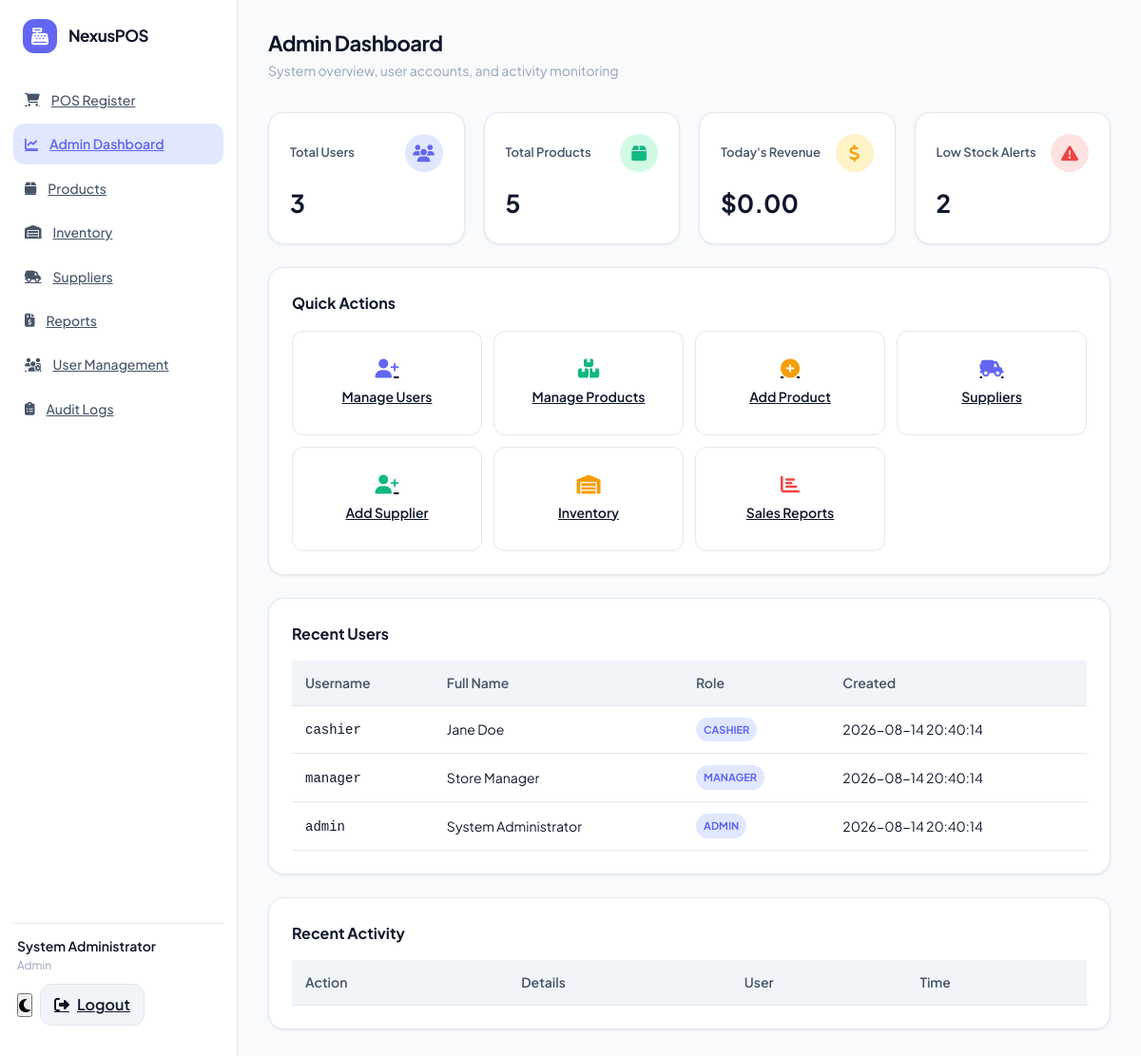
Page /admin_dashboard.php (signed in) on the committed database.
### tables this page shows
CREATE TABLE IF NOT EXISTS `users` (
  `id` INT AUTO_INCREMENT PRIMARY KEY,
  `username` VARCHAR(50) NOT NULL UNIQUE,
  `password` VARCHAR(255) NOT NULL,
  `role` ENUM('Admin', 'Manager', 'Cashier') NOT NULL,
  `full_name` VARCHAR(100) NOT NULL,
  `email` VARCHAR(100) NOT NULL UNIQUE,
  `created_at` TIMESTAMP DEFAULT CURRENT_TIMESTAMP
);

### config/db.php (called while the page is built, shortened)
<?php
function format_currency($amount) {
    return '$' . number_format((float)$amount, 2);
}
?>

### admin_dashboard.php (the view, shortened to what this page needs)
<?php
require_once __DIR__ . '/includes/header.php';
try {
    $totalUsers    = (int)$pdo->query("SELECT COUNT(*) FROM users")->fetchColumn();
    $totalProducts = (int)$pdo->query("SELECT COUNT(*) FROM products")->fetchColumn();
    $todaySales    = (float)$pdo->query("SELECT COALESCE(SUM(total_amount),0) FROM sales WHERE DATE(created_at) = CURDATE()")->fetchColumn();
    $lowStockCount = (int)$pdo->query("SELECT COUNT(*) FROM products WHERE stock_qty <= min_stock_qty")->fetchColumn();
    $recentUsers = $pdo->query("SELECT id, username, full_name, role, created_at FROM users ORDER BY id DESC LIMIT 5")->fetchAll();
} catch (PDOException $e) {
    die("Admin dashboard error: " . $e->getMessage());
}
?>
<div class="page-header">
    <div class="page-title">
        <h2>Admin Dashboard</h2>
        <p>System overview, user accounts, and activity monitoring</p>
    </div>
</div>
<div class="stats-grid">
    <div class="stat-card">
        <div class="stat-header">
            <span class="stat-title">Total Users</span>
            <div class="stat-icon primary"><i class="fa-solid fa-users"></i></div>
        </div>
        <span class="stat-value"><?= $totalUsers ?></span>
    </div>
    <div class="stat-card">
        <div class="stat-header">
            <span class="stat-title">Total Products</span>
            <div class="stat-icon success"><i class="fa-solid fa-box"></i></div>
        </div>
        <span class="stat-value"><?= $totalProducts ?></span>
    </div>
    <div class="stat-card">
        <div class="stat-header">
            <span class="stat-title">Today's Revenue</span>
            <div class="stat-icon warning"><i class="fa-solid fa-dollar-sign"></i></div>
        </div>
        <span class="stat-value"><?= format_currency($todaySales) ?></span>
    </div>
    <div class="stat-card">
        <div class="stat-header">
            <span class="stat-title">Low Stock Alerts</span>
            <div class="stat-icon danger"><i class="fa-solid fa-triangle-exclamation"></i></div>
        </div>
        <span class="stat-value"><?= $lowStockCount ?></span>
    </div>
</div>
<div class="data-card">
    <h3 style="margin-bottom: 16px; font-weight: 700; font-size: 16px;">Quick Actions</h3>
    <div class="quick-actions-grid">
        <a href="users.php" class="quick-action-btn">
            <i class="fa-solid fa-user-plus"></i>
            Manage Users
        </a>
        <a href="products.php" class="quick-action-btn">
            <i class="fa-solid fa-boxes-stacked"></i>
            Manage Products
        </a>
        <a href="products.php?add=1" class="quick-action-btn">
            <i class="fa-solid fa-plus-circle"></i>
            Add Product
        </a>
        <a href="suppliers.php" class="quick-action-btn">
            <i class="fa-solid fa-truck-field"></i>
            Suppliers
        </a>
        <a href="suppliers.php?action=add" class="quick-action-btn">
            <i class="fa-solid fa-user-plus"></i>
            Add Supplier
        </a>
        <a href="inventory.php" class="quick-action-btn">
            <i class="fa-solid fa-warehouse"></i>
            Inventory
        </a>
        <a href="reports.php" class="quick-action-btn">
            <i class="fa-solid fa-chart-bar"></i>
            Sales Reports
        </a>
    </div>
</div>
<div class="data-card">
    <h3 style="margin-bottom: 16px; font-weight: 700; font-size: 16px;">Recent Users</h3>
    <div class="table-responsive">
        <table class="modern-table">
            <thead>
                <tr>
                    <th>Username</th>
                    <th>Full Name</th>
                    <th>Role</th>
                    <th>Created</th>
                </tr>
            </thead>
            <tbody>
                <?php foreach ($recentUsers as $u): ?>
                    <tr>
                        <td><code><?= htmlspecialchars($u['username']) ?></code></td>
                        <td><?= htmlspecialchars($u['full_name']) ?></td>
                        <td><span class="badge badge-primary"><?= htmlspecialchars($u['role']) ?></span></td>
                        <td><?= $u['created_at'] ?></td>
                    </tr>
                <?php endforeach; ?>
            </tbody>
        </table>
    </div>
</div>
<div class="data-card">
    <h3 style="margin-bottom: 16px; font-weight: 700; font-size: 16px;">Recent Activity</h3>
    <div class="table-responsive">
        <table class="modern-table">
            <thead>
                <tr>
                    <th>Action</th>
                    <th>Details</th>
                    <th>User</th>
                    <th>Time</th>
                </tr>
            </thead>
        </table>
    </div>
</div>
<?php require_once __DIR__ . '/includes/footer.php'; ?>

### assets/css/style.css (style rules this page uses)
:root { --bg-primary: #f8fafc; --bg-secondary: #ffffff; --bg-accent: #f1f5f9; --text-primary: #0f172a; --text-secondary: #475569; --text-muted: #94a3b8; --primary: #6366f1; --primary-hover: #4f46e5; --primary-light: #e0e7ff; --success: #10b981; --success-light: #d1fae5; --warning: #f59e0b; --warning-light: #fef3c7; --danger: #ef4444; --danger-light: #fee2e2; --border-color: #e2e8f0; --sidebar-width: 250px; --radius-sm: 8px; --radius-md: 12px; --radius-lg: 16px; --shadow-sm: 0 1px 3px 0 rgb(0 0 0 / 0.06), 0 1px 2px -1px rgb(0 0 0 / 0.06); --shadow-md: 0 4px 6px -1px rgb(0 0 0 / 0.08), 0 2px 4px -2px rgb(0 0 0 / 0.06); --shadow-lg: 0 10px 15px -3px rgb(0 0 0 / 0.08), 0 4px 6px -4px rgb(0 0 0 / 0.04); --transition: all 0.2s cubic-bezier(0.4, 0, 0.2, 1); }
*, *::before, *::after { margin: 0; padding: 0; box-sizing: border-box; }
html { height: 100%; overflow: hidden; }
body { height: 100%; font-family: 'Plus Jakarta Sans', sans-serif; background-color: var(--bg-primary); color: var(--text-primary); line-height: 1.6; overflow: hidden; transition: background-color 0.3s ease, color 0.3s ease; }
.page-header { display: flex; justify-content: space-between; align-items: center; flex-wrap: wrap; gap: 12px; margin-bottom: 8px; }
.page-title h2 { font-size: 22px; font-weight: 700; letter-spacing: -0.5px; }
.page-title p { color: var(--text-muted); font-size: 14px; }
.stats-grid { display: grid; grid-template-columns: repeat(auto-fit, minmax(200px, 1fr)); gap: 20px; }
.stat-card { background-color: var(--bg-secondary); border: 1px solid var(--border-color); border-radius: var(--radius-lg); padding: 22px; box-shadow: var(--shadow-sm); display: flex; flex-direction: column; gap: 12px; transition: var(--transition); }
.stat-header { display: flex; justify-content: space-between; align-items: center; }
.stat-title { font-size: 13px; font-weight: 600; color: var(--text-secondary); }
.stat-icon { width: 40px; height: 40px; border-radius: 50%; display: flex; align-items: center; justify-content: center; font-size: 18px; }
.stat-icon.primary { background-color: var(--primary-light); color: var(--primary); }
.stat-icon.success { background-color: var(--success-light); color: var(--success); }
.stat-icon.warning { background-color: var(--warning-light); color: var(--warning); }
.stat-icon.danger { background-color: var(--danger-light); color: var(--danger); }
.stat-value { font-size: 26px; font-weight: 700; }
.data-card { background-color: var(--bg-secondary); border: 1px solid var(--border-color); border-radius: var(--radius-lg); padding: 24px; box-shadow: var(--shadow-sm); overflow: visible; }
.table-responsive { overflow-x: auto; -webkit-overflow-scrolling: touch; }
.modern-table { width: 100%; border-collapse: collapse; text-align: left; font-size: 14px; }
.modern-table th { padding: 12px 14px; background-color: var(--bg-accent); color: var(--text-secondary); font-weight: 600; border-bottom: 1.5px solid var(--border-color); white-space: nowrap; }
.modern-table td { padding: 12px 14px; border-bottom: 1px solid var(--border-color); color: var(--text-primary); }
.badge { display: inline-block; padding: 4px 8px; border-radius: 20px; font-size: 11px; font-weight: 700; text-transform: uppercase; }
.badge-primary { background-color: var(--primary-light); color: var(--primary); }
.quick-actions-grid { display: grid; grid-template-columns: repeat(auto-fit, minmax(170px, 1fr)); gap: 12px; align-items: stretch; }
.quick-action-btn { border: 1.5px solid var(--border-color); background-color: var(--bg-secondary); padding: 16px 14px; border-radius: var(--radius-md); display: flex; flex-direction: column; align-items: center; justify-content: center; gap: 8px; font-size: 14px; font-weight: 600; text-align: center; cursor: pointer; transition: var(--transition); min-height: 110px; color: var(--text-primary); }
.quick-action-btn i { font-size: 20px; }
.quick-action-btn:nth-child(1) i { color: var(--primary); }
.quick-action-btn:nth-child(2) i { color: var(--success); }
.quick-action-btn:nth-child(3) i { color: var(--warning); }
.quick-action-btn:nth-child(4) i { color: var(--primary); }
.quick-action-btn:nth-child(5) i { color: var(--success); }
.quick-action-btn:nth-child(6) i { color: var(--warning); }
.quick-action-btn:nth-child(7) i { color: var(--danger); }

### rows in the picture
users: username "cashier", full_name "Jane Doe", role "CASHIER", created_at "2026-08-14 20:40:14"
users: username "manager", full_name "Store Manager", role "MANAGER", created_at "2026-08-14 20:40:14"
users: username "admin", full_name "System Administrator", role "ADMIN", created_at "2026-08-14 20:40:14"

### other values in the picture
$currentUser['full_name'] "System Administrator"
$currentUser['role'] "Admin"
$totalUsers "3"
$totalProducts "5"
format_currency($todaySales) "$0.00"
$lowStockCount "2"
